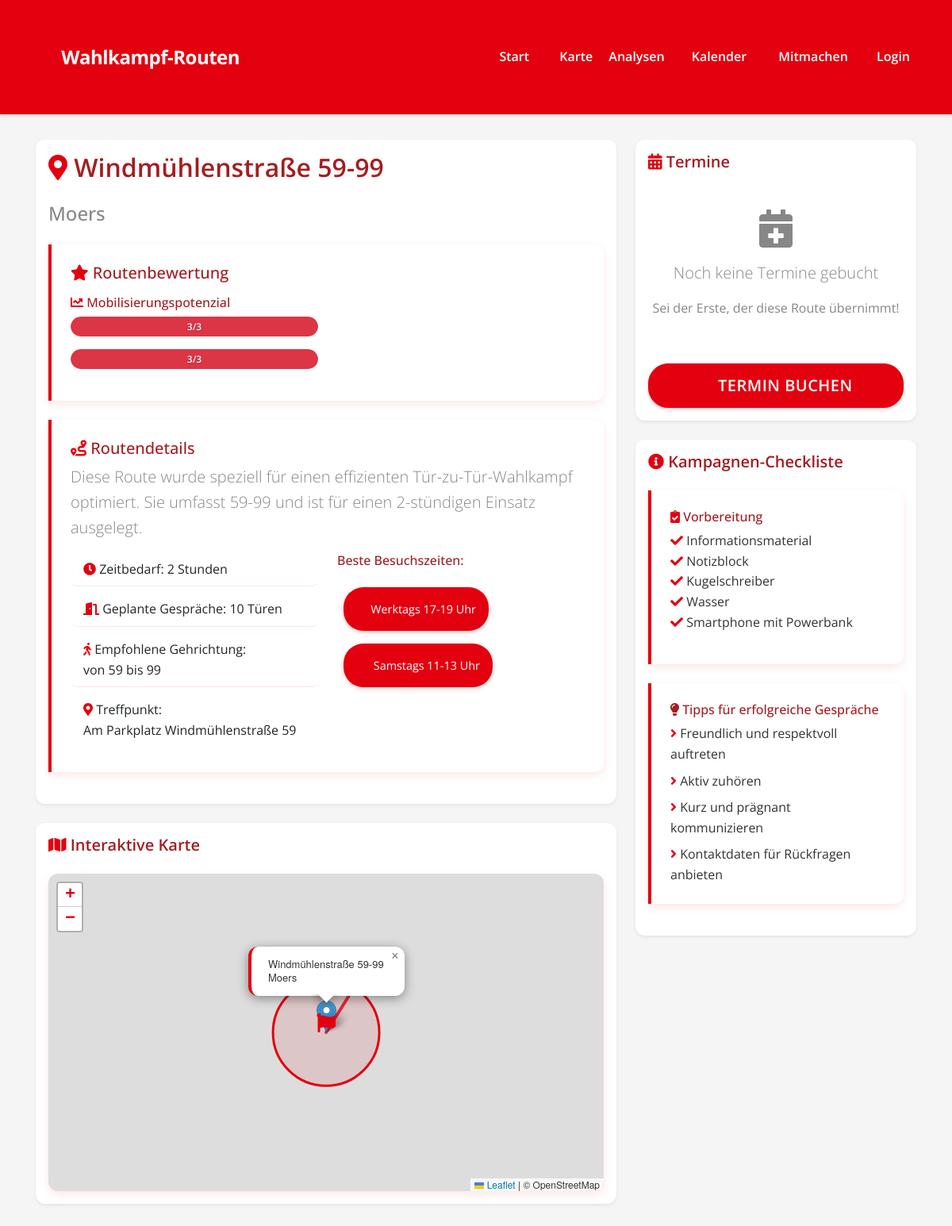
The page /route/2 on the database its author committed.
### models.py (models this page shows, shortened)
class Route(db.Model):
    __tablename__ = 'route'
    id = db.Column(db.Integer, primary_key=True)
    city = db.Column(db.String(100), nullable=False)
    street = db.Column(db.String(200), nullable=False)
    house_numbers = db.Column(db.String(50), nullable=False)
    mobilization_index = db.Column(db.Integer, nullable=False)
    conviction_index = db.Column(db.Integer, nullable=False)
    households = db.Column(db.Integer)
    rental_percentage = db.Column(db.Float)
    lat = db.Column(db.Float, nullable=False)
    lon = db.Column(db.Float, nullable=False)
    meeting_point = db.Column(db.String(500))
    meeting_point_lat = db.Column(db.Float)
    meeting_point_lon = db.Column(db.Float)
    registrations = db.relationship('RouteRegistration', backref='route', lazy=True)
    max_volunteers = db.Column(db.Integer, default=4)
    is_active = db.Column(db.Boolean, default=True)

### app.py (the view)
@app.route('/route/<int:route_id>')
def route_detail(route_id):
    route = Route.query.get_or_404(route_id)
    registrations = RouteRegistration.query.filter_by(route_id=route_id).all()
    mapbox_token = app.config['MAPBOX_TOKEN']
    return render_template('route_detail.html',
                         route=route,
                         registrations=registrations,
                         mapbox_token=mapbox_token)

### templates/route_detail.html (shortened to what this page needs)
{% extends "base.html" %}
{% block head %}
<link rel="stylesheet" href="https://unpkg.com/leaflet@1.7.1/dist/leaflet.css">
{% endblock %}
{% block content %}
<div class="row">
    <div class="col-md-8">
        <div class="card shadow-sm mb-4">
            <div class="card-body">
                <h2 class="card-title">
                    <i class="fas fa-map-marker-alt"></i>
                    {{ route.street }} {{ route.house_numbers }}
                </h2>
                <h4 class="text-muted mb-4">{{ route.city }}</h4>
                <div class="highlight-box mb-4">
                    <h5 class="mb-3"><i class="fas fa-star"></i> Routenbewertung</h5>
                    <div class="row">
                        <div class="col-md-6">
                            <h6><i class="fas fa-chart-line"></i> Mobilisierungspotenzial</h6>
                            <div class="progress mb-3">
                                {% set mobilization_width = (route.mobilization_index/3*100)|round %}
                                <div class="progress-bar bg-danger"
                                     role="progressbar"
                                     style="width: {{ mobilization_width }}%"
                                     aria-valuenow="{{ mobilization_width }}"
                                     aria-valuemin="0"
                                     aria-valuemax="100">
                                    {{ route.mobilization_index }}/3
                                </div>
                            </div>
                            <div class="progress mb-3">
                                {% set conviction_width = (route.conviction_index/3*100)|round %}
                                <div class="progress-bar bg-danger"
                                     role="progressbar"
                                     style="width: {{ conviction_width }}%"
                                     aria-valuenow="{{ conviction_width }}"
                                     aria-valuemin="0"
                                     aria-valuemax="100">
                                    {{ route.conviction_index }}/3
                                </div>
                            </div>
                        </div>
                        <div class="col-md-6">
                        </div>
                    </div>
                </div>
                <div class="highlight-box">
                    <h5><i class="fas fa-route text-primary"></i> Routendetails</h5>
                    <p class="lead">
                        Diese Route wurde speziell für einen effizienten Tür-zu-Tür-Wahlkampf optimiert.
                        Sie umfasst {{ route.house_numbers }} und ist für einen 2-stündigen Einsatz ausgelegt.
                    </p>
                    <div class="row">
                        <div class="col-md-6">
                            <ul class="list-group list-group-flush">
                                <li class="list-group-item bg-transparent">
                                    <i class="fas fa-clock text-info"></i> Zeitbedarf: 2 Stunden
                                </li>
                                <li class="list-group-item bg-transparent">
                                    <i class="fas fa-door-open text-success"></i> Geplante Gespräche: 10 Türen
                                </li>
                                <li class="list-group-item bg-transparent">
                                    <i class="fas fa-walking text-primary"></i> Empfohlene Gehrichtung:
                                    <br>von {{ route.house_numbers.split('-')[0] }}
                                    bis {{ route.house_numbers.split('-')[1] }}
                                </li>
                                {% if route.meeting_point %}
                                <li class="list-group-item bg-transparent">
                                    <i class="fas fa-map-marker-alt text-danger"></i> Treffpunkt:
                                    <br>{{ route.meeting_point }}
                                </li>
                                {% endif %}
                            </ul>
                        </div>
                        <div class="col-md-6">
                            <h6 class="mb-3">Beste Besuchszeiten:</h6>
                            <span class="time-slot-badge">
                                <i class="fas fa-sun"></i> Werktags 17-19 Uhr
                            </span>
                            <span class="time-slot-badge">
                                <i class="fas fa-coffee"></i> Samstags 11-13 Uhr
                            </span>
                        </div>
                    </div>
                </div>
            </div>
        </div>
        <div class="card shadow-sm">
            <div class="card-body">
                <h5 class="card-title"><i class="fas fa-map"></i> Interaktive Karte</h5>
                <div id="map"></div>
            </div>
        </div>
    </div>
    <div class="col-md-4">
        <div class="card shadow-sm mb-4">
            <div class="card-body">
                <h5 class="card-title">
                    <i class="fas fa-calendar-alt text-primary"></i> Termine
                </h5>
                {% if registrations %}
                <div class="list-group">
                    {% for reg in registrations %}
                    <div class="list-group-item">
                        <div class="d-flex justify-content-between align-items-center">
                            <div>
                                <h6 class="mb-1">
                                    <i class="fas fa-user text-info"></i>
                                    {{ reg.volunteer.name }}
                                </h6>
                                <small class="text-muted">
                                    <i class="fas fa-calendar"></i>
                                    {{ reg.date.strftime('%d.%m.%Y') }}
                                    <br>
                                    <i class="fas fa-clock"></i>
                                    {{ reg.time_slot }}
                                </small>
                            </div>
                            <span class="badge bg-success">Bestätigt</span>
                        </div>
                    </div>
                    {% endfor %}
                </div>
                {% else %}
                <div class="text-center py-4">
                    <i class="fas fa-calendar-plus text-muted fa-3x mb-3"></i>
                    <p class="lead">Noch keine Termine gebucht</p>
                    <p class="text-muted">Sei der Erste, der diese Route übernimmt!</p>
                </div>
                {% endif %}
                <a href="{{ url_for('register') }}?route={{ route.id }}"
                   class="btn btn-primary btn-lg mt-3 w-100">
                    <i class="fas fa-plus"></i> Termin buchen
                </a>
            </div>
        </div>
        <div class="card shadow-sm">
            <div class="card-body">
                <h5 class="card-title">
                    <i class="fas fa-info-circle text-info"></i> Kampagnen-Checkliste
                </h5>
                <div class="highlight-box">
                    <h6><i class="fas fa-clipboard-check text-success"></i> Vorbereitung</h6>
                    <ul class="list-unstyled">
                        <li><i class="fas fa-check text-success"></i> Informationsmaterial</li>
                        <li><i class="fas fa-check text-success"></i> Notizblock</li>
                        <li><i class="fas fa-check text-success"></i> Kugelschreiber</li>
                        <li><i class="fas fa-check text-success"></i> Wasser</li>
                        <li><i class="fas fa-check text-success"></i> Smartphone mit Powerbank</li>
                    </ul>
                </div>
                <div class="highlight-box mt-3">
                    <h6><i class="fas fa-lightbulb text-warning"></i> Tipps für erfolgreiche Gespräche</h6>
                    <ul class="list-unstyled mb-0">
                        <li class="mb-2"><i class="fas fa-angle-right"></i> Freundlich und respektvoll auftreten</li>
                        <li class="mb-2"><i class="fas fa-angle-right"></i> Aktiv zuhören</li>
                        <li class="mb-2"><i class="fas fa-angle-right"></i> Kurz und prägnant kommunizieren</li>
                        <li><i class="fas fa-angle-right"></i> Kontaktdaten für Rückfragen anbieten</li>
                    </ul>
                </div>
            </div>
        </div>
    </div>
</div>
{% endblock %}

### templates/base.html (style rules this page uses)
:root { --spd-red: #E3000F; --spd-dark-red: #A41D21; --spd-gray: #878787; --spd-light-gray: #f5f5f5; --spd-white: #ffffff; }
body { background-color: var(--spd-light-gray); font-family: 'Open Sans', -apple-system, BlinkMacSystemFont, "Segoe UI", Roboto, "Helvetica Neue", Arial, sans-serif; color: #333; line-height: 1.6; }
.btn-primary { background-color: var(--spd-red); border-color: var(--spd-red); border-radius: 25px; padding: 0.75rem 1.5rem; font-weight: 600; text-transform: uppercase; letter-spacing: 0.5px; transition: all 0.3s ease; box-shadow: 0 2px 4px rgba(227, 0, 15, 0.2); }
.card { border: none; border-radius: 12px; box-shadow: 0 4px 6px rgba(0, 0, 0, 0.1); transition: transform 0.3s ease, box-shadow 0.3s ease; }
.card-title { color: var(--spd-dark-red); font-weight: 700; margin-bottom: 1.5rem; }
.progress { height: 10px; border-radius: 5px; background-color: rgba(227, 0, 15, 0.1); margin-bottom: 0.5rem; }
.progress-bar { background-color: var(--spd-red); border-radius: 5px; transition: width 0.3s ease; }

### templates/route_detail.html (style rules this page uses)
:root { --spd-red: #E3000F; --spd-dark-red: #A41D21; --spd-gray: #878787; --spd-light-gray: #f5f5f5; --spd-white: #ffffff; }
.progress { height: 25px; background-color: rgba(227, 0, 15, 0.1); border-radius: 25px; margin-bottom: 1rem; }
.progress-bar { line-height: 25px; font-weight: 600; background-color: var(--spd-red); border-radius: 25px; text-shadow: 0 1px 2px rgba(0, 0, 0, 0.2); }
#map { height: 400px; width: 100%; border-radius: 12px; box-shadow: 0 4px 12px rgba(227, 0, 15, 0.1); }
.highlight-box { background-color: var(--spd-white); border-left: 4px solid var(--spd-red); padding: 1.5rem; margin: 1.5rem 0; border-radius: 0 12px 12px 0; box-shadow: 0 4px 12px rgba(227, 0, 15, 0.1); }
.time-slot-badge { background-color: var(--spd-red); color: var(--spd-white); padding: 0.75rem 1.25rem; border-radius: 25px; font-size: 0.9rem; margin: 0.5rem; display: inline-block; transition: all 0.3s; box-shadow: 0 2px 6px rgba(227, 0, 15, 0.2); }
.card { background-color: var(--spd-white); border: none; border-radius: 12px; box-shadow: 0 4px 12px rgba(227, 0, 15, 0.1); transition: transform 0.3s, box-shadow 0.3s; }
.btn-primary { background-color: var(--spd-red); border-color: var(--spd-red); border-radius: 25px; padding: 0.75rem 1.5rem; font-weight: 600; text-transform: uppercase; letter-spacing: 0.5px; transition: all 0.3s; color: var(--spd-white); }
.list-group-item { border-radius: 8px; margin-bottom: 0.5rem; border: 1px solid rgba(227, 0, 15, 0.1); transition: all 0.3s; background-color: var(--spd-white); }
.card-title { color: var(--spd-dark-red); font-weight: 600; margin-bottom: 1.5rem; }
.lead { color: var(--spd-gray); line-height: 1.6; }
.text-muted { color: var(--spd-gray) !important; }
.fas { color: var(--spd-red); }
h2, h3, h4, h5, h6 { color: var(--spd-dark-red); }
.text-primary, .text-success, .text-info, .text-danger { color: var(--spd-red) !important; }
.text-warning { color: var(--spd-dark-red) !important; }
@media (hover: none) { .btn-primary, .time-slot-badge, .list-group-item { -webkit-tap-highlight-color: transparent; touch-action: manipulation; } }
@media (hover: none) { .time-slot-badge { padding: 1rem; } }

### rows shown on the page
Route: street "Windmühlenstraße", house_numbers "59-99", city "Moers", mobilization_index "3", conviction_index "3", house_numbers "59", house_numbers "99", meeting_point "Am Parkplatz Windmühlenstraße 59"
